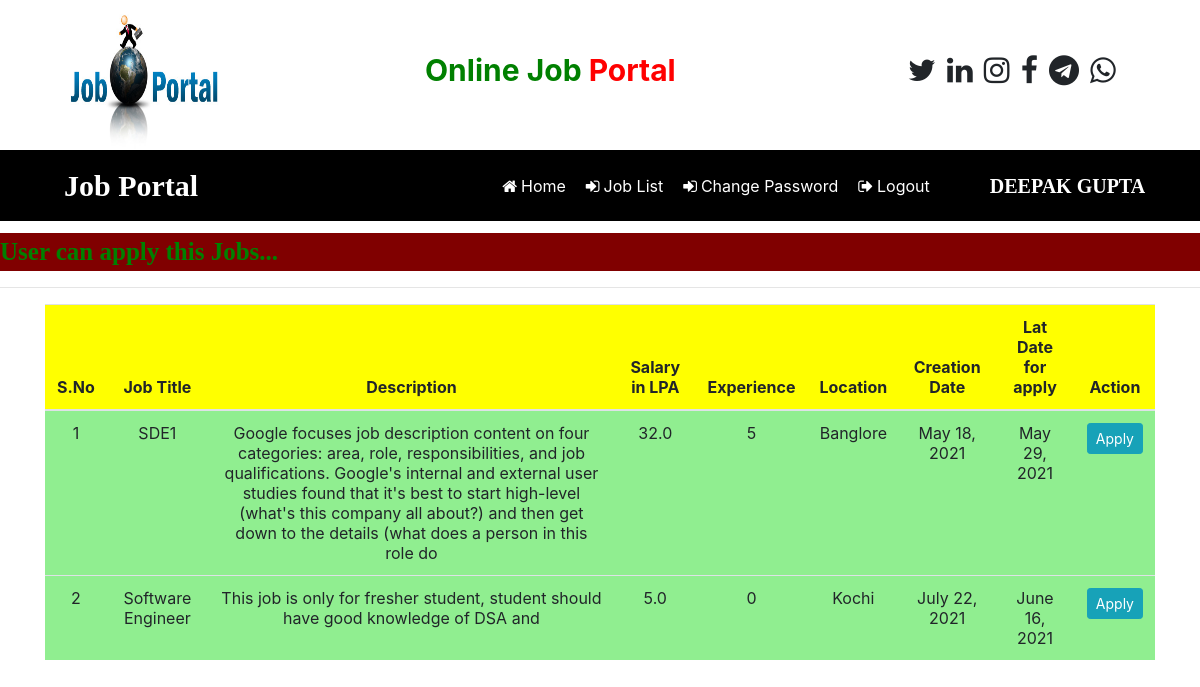
The app's page /latest_userjob (signed in) with its own data.
### job/models.py (models this page shows, shortened)
class Job(models.Model):
    recruiter = models.ForeignKey(Recruiter, on_delete=models.CASCADE)
    start_date = models.DateField()
    end_date = models.DateField()
    title = models.CharField(max_length=100,null=True)
    salary = models.FloatField(max_length=20)
    image = models.FileField()
    description = models.CharField(max_length=300)
    experience = models.CharField(max_length=50)
    location = models.CharField(max_length=100)
    skills = models.CharField(max_length=100)
    creationdate = models.DateField(max_length=20, null=True)

### job/views.py (the view)
# urls.py: path('latest_userjob',latest_userjob, name='latest_userjob'),
def latest_userjob(request):
    if not request.user.is_authenticated:
        return redirect('user_login')
    job = Job.objects.all()
    context = {'job': job}
    return render(request, 'latest_userjob.html', context)

### job/templates/latest_userjob.html (shortened to what this page needs)
 {% load static %}
 {% block body %}
 {% include 'user_navigation.html' %}
   <marquee style="font-family:'Monotype Corsiva';font-size:25px;color:green;background-color:maroon;font-weight:bold;margin-top:1%">
     User can apply this Jobs...
   </marquee>
 <hr>
 <div class="container">
 <table class="table table-hover" id="example">
     <thead>
      <tr style="background-color:#FFFF00">
         <th>S.No</th>
          <th>Job Title</th>
          <th>Description</th>
          <th>Salary in LPA</th>
          <th>Experience</th>
          <th>Location</th>
          <th>Creation Date</th>
          <th>Lat Date for apply</th>
          <th>Action</th>
      </tr>
     </thead>
      <tbody>
      {% for i in job %}
         <tr style= "background-color: 	#90EE90">
             <td> {{forloop.counter}}</td>
             <td> {{i.title}}</td>
             <td>{{i.description}}</td>
             <td>{{i.salary}}</td>
             <td>{{i.experience}}</td>
              <td>{{i.location}}</td>
             <td> {{i.creationdate}}</td>
             <td> {{i.end_date}}</td>
             <td><a href="apply_job" class="btn btn-info btn-sm" type="submit">Apply</a></td>
         </tr>
      {% endfor %}
      </tbody>
 </table>
</div>
  {% endblock %}

### job/templates/user_navigation.html (shortened to what this page needs)
<html>
  <head>
    {% load static %}
  <link rel="stylesheet" href="https://maxcdn.bootstrapcdn.com/bootstrap/4.5.2/css/bootstrap.min.css">
  <link rel="stylesheet" href="https://cdnjs.cloudflare.com/ajax/libs/font-awesome/4.7.0/css/font-awesome.min.css">
    </head>
    <body>
      <div class="container">
        <div class="row">
            <div class="col-sm-4">
              <img src ="{%static 'images/job3.png'%}" style= "width:180px;height:150px">
            </div>
              <div class="col-sm-4 mt-5">
                 <span style="font-weight:bold;font-size:30px">
                    <span style="color:green">Online Job</span>
                    <span style="color:red">Portal</span>
                 </span>
            </div>
              <div class="col-sm-4 mt-5" style="padding-left:10%">
                <span style="font-weight:bold;font-size:30px">
                    <span><i class="fa fa-twitter pl-1"> </i> </span>
                    <span><i class="fa fa-linkedin pl-1"> </i> </span>
                    <span><i class="fa fa-instagram pl-1"> </i> </span>
                    <span><i class="fa fa-facebook pl-1"> </i> </span>
                    <span><i class="fa fa-telegram pl-1"> </i> </span>
                     <span><i class="fa fa-whatsapp pl-1"> </i> </span>
                 </span>
            </div>
         </div>
      </div>
        <nav class="navbar navbar-expand-sm" style="background-color:black;">
          <a class="navbar-brand text-white pl-5 font-weight-bold" style="font-family:'Monotype Corsiva';font-size:30px">Job Portal</a>
          <ul class="navbar-nav">
            <li class="nav-item">
              <a class="nav-link" href="{%url 'user_home' %}" style="margin-left:280px"><i class="fa fa-home mr-1"> </i>Home</a>
            </li>
             <li class="nav-item">
              <a class="nav-link" href="{%url 'latest_userjob' %}"><i class="fa fa-sign-in mr-1"> </i>Job List</a>
            </li>
             <li class="nav-item">
              <a class="nav-link" href="{%url 'change_passworduser'%}" ><i class="fa fa-sign-in mr-1"> </i>Change Password</a>
            </li>
            <li class="nav-item">
              <a class="nav-link" href="{%url 'Logout'%}"><i class="fa fa-sign-out mr-1"> </i>Logout</a>
            </li>
         </ul>
            <a class="navbar-brand text-white pl-5 font-weight-bold" style="font-family:'Monotype Corsiva';font-size:20px">{{request.user.first_name}} {{request.user.last_name}}</a>
         </nav>
     </body>
</html>

### job/templates/user_navigation.html (style rules this page uses)
.nav-link { color:white !important; margin-right:4px }

### job/templates/latest_userjob.html (style rules this page uses)
tr { text-align:center }

### records on screen
Job: title "SDE1", description "Google focuses job description content on four categories: area, role, responsibilities, and job qualifications. Google's internal and external user studies found that it's best to start high-level (what's this company all about?) and then get down to the details (what does a person in this role do", salary "32.0", experience "5", location "Banglore", creationdate "May 18, 2021", end_date "May 29, 2021"
Job: title "Software Engineer", description "This job is only for fresher student, student should have good knowledge of DSA and", salary "5.0", experience "0", location "Kochi", creationdate "July 22, 2021", end_date "June 16, 2021"

### other values on screen
{{ request.user.first_name }} "DEEPAK"
{{ request.user.last_name }} "GUPTA"
